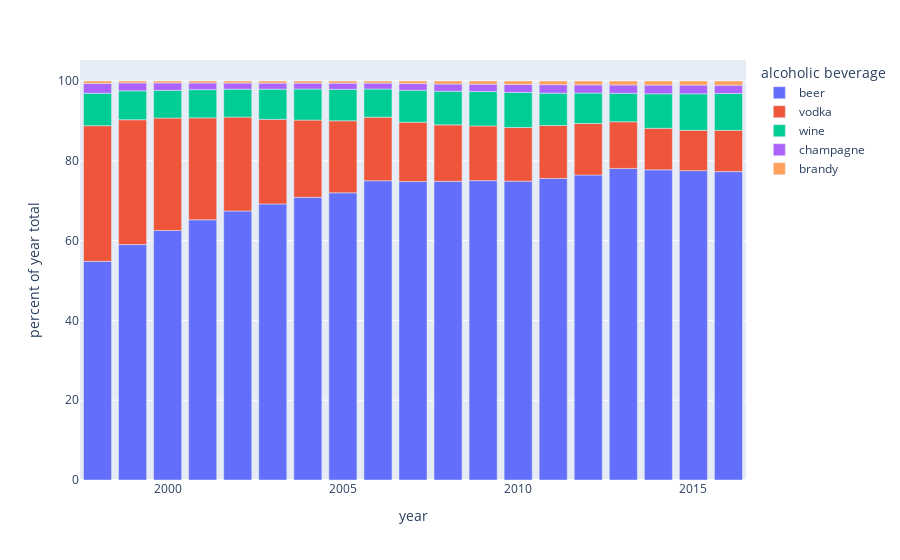

Notebook source saved alongside this figure:
### Markdown cell above
Let's take a closer look at the relative mix of alcoholic beverages on a yearly level.

### Code cell
fig = px.bar(df_data_per , x=df_data_per.index, y=drink_cat, 
             labels={"value":"percent of year total", "variable":"alcoholic beverage"})
fig.show()

### Figure 1 — Plotly figure (JSON) as saved in the notebook; plotly's stock layout.template omitted (floating-point values rounded to 4 significant figures)
{"data": [{"alignmentgroup": "True", "hovertemplate": "alcoholic beverage=beer<br>year=%{x}<br>percent of year total=%{y}<extra></extra>", "legendgroup": "beer", "marker": {"color": "#636efa", "pattern": {"shape": ""}}, "name": "beer", "offsetgroup": "beer", "orientation": "v", "showlegend": true, "textposition": "auto", "type": "bar", "x": [1998, 1999, 2000, 2001, 2002, 2003, 2004, 2005, 2006, 2007, 2008, 2009, 2010, 2011, 2012, 2013, 2014, 2015, 2016], "xaxis": "x", "y": [54.8, 59.0, 62.55, 65.22, 67.42, 69.18, 70.86, 71.98, 75.0, 74.81, 74.85, 75.03, 74.9, 75.58, 76.45, 78.09, 77.73, 77.54, 77.29], "yaxis": "y"}, {"alignmentgroup": "True", "hovertemplate": "alcoholic beverage=vodka<br>year=%{x}<br>percent of year total=%{y}<extra></extra>", "legendgroup": "vodka", "marker": {"color": "#EF553B", "pattern": {"shape": ""}}, "name": "vodka", "offsetgroup": "vodka", "orientation": "v", "showlegend": true, "textposition": "auto", "type": "bar", "x": [1998, 1999, 2000, 2001, 2002, 2003, 2004, 2005, 2006, 2007, 2008, 2009, 2010, 2011, 2012, 2013, 2014, 2015, 2016], "xaxis": "x", "y": [34.0, 31.29, 28.18, 25.55, 23.53, 21.2, 19.35, 18.05, 15.94, 14.87, 14.16, 13.72, 13.44, 13.26, 12.92, 11.69, 10.42, 10.09, 10.35], "yaxis": "y"}, {"alignmentgroup": "True", "hovertemplate": "alcoholic beverage=wine<br>year=%{x}<br>percent of year total=%{y}<extra></extra>", "legendgroup": "wine", "marker": {"color": "#00cc96", "pattern": {"shape": ""}}, "name": "wine", "offsetgroup": "wine", "orientation": "v", "showlegend": true, "textposition": "auto", "type": "bar", "x": [1998, 1999, 2000, 2001, 2002, 2003, 2004, 2005, 2006, 2007, 2008, 2009, 2010, 2011, 2012, 2013, 2014, 2015, 2016], "xaxis": "x", "y": [8.131, 7.251, 6.94, 7.066, 7.004, 7.571, 7.787, 7.884, 7.052, 7.99, 8.424, 8.626, 8.784, 8.113, 7.611, 7.144, 8.658, 9.164, 9.23], "yaxis": "y"}, {"alignmentgroup": "True", "hovertemplate": "alcoholic beverage=champagne<br>year=%{x}<br>percent of year total=%{y}<extra></extra>", "legendgroup": "champagne", "marker": {"color": "#ab63fa", "pattern": {"shape": ""}}, "name": "champagne", "offsetgroup": "champagne", "orientation": "v", "showlegend": true, "textposition": "auto", "type": "bar", "x": [1998, 1999, 2000, 2001, 2002, 2003, 2004, 2005, 2006, 2007, 2008, 2009, 2010, 2011, 2012, 2013, 2014, 2015, 2016], "xaxis": "x", "y": [2.452, 1.968, 1.853, 1.672, 1.539, 1.512, 1.477, 1.547, 1.482, 1.695, 1.796, 1.82, 2.004, 2.125, 2.066, 2.093, 2.171, 2.18, 2.085], "yaxis": "y"}, {"alignmentgroup": "True", "hovertemplate": "alcoholic beverage=brandy<br>year=%{x}<br>percent of year total=%{y}<extra></extra>", "legendgroup": "brandy", "marker": {"color": "#FFA15A", "pattern": {"shape": ""}}, "name": "brandy", "offsetgroup": "brandy", "orientation": "v", "showlegend": true, "textposition": "auto", "type": "bar", "x": [1998, 1999, 2000, 2001, 2002, 2003, 2004, 2005, 2006, 2007, 2008, 2009, 2010, 2011, 2012, 2013, 2014, 2015, 2016], "xaxis": "x", "y": [0.6143, 0.4899, 0.4851, 0.4946, 0.5103, 0.5307, 0.5301, 0.5365, 0.5263, 0.6371, 0.7667, 0.8027, 0.8679, 0.9205, 0.9601, 0.9843, 1.023, 1.025, 1.048], "yaxis": "y"}], "layout": {"barmode": "relative", "legend": {"title": {"text": "alcoholic beverage"}, "tracegroupgap": 0}, "margin": {"t": 60}, "xaxis": {"anchor": "y", "domain": [0, 1], "title": {"text": "year"}}, "yaxis": {"anchor": "x", "domain": [0, 1], "title": {"text": "percent of year total"}}}}
